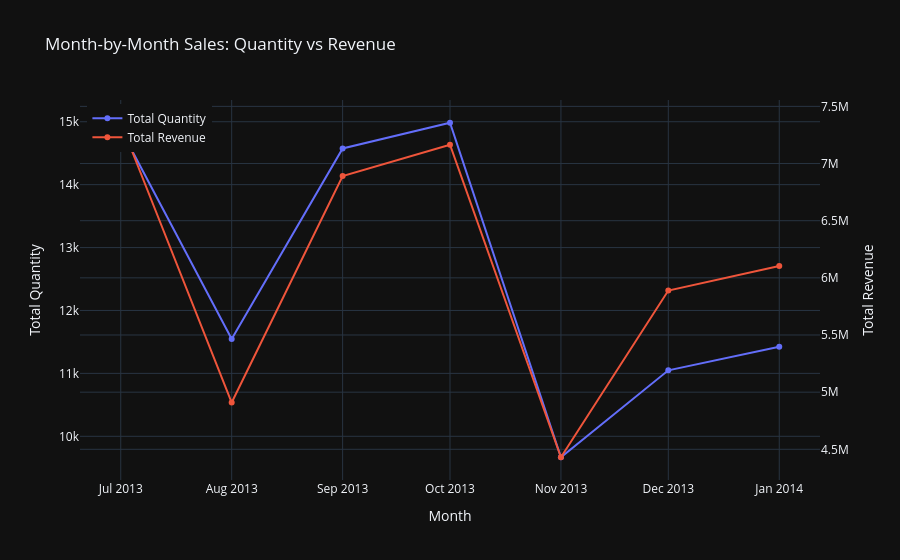

Notebook cell for this chart:
### Code cell
run_agent("give me month by month  sales number vs revenue")

### Figure 1 — Plotly figure (JSON) as saved in the notebook; plotly's stock layout.template omitted (floating-point values rounded to 4 significant figures)
{"data": [{"mode": "lines+markers", "name": "Total Quantity", "x": ["2013-07", "2013-08", "2013-09", "2013-10", "2013-11", "2013-12", "2014-01"], "y": [14880.0, 11550.0, 14580.0, 14980.0, 9667.0, 11050.0, 11420.0], "yaxis": "y", "type": "scatter"}, {"mode": "lines+markers", "name": "Total Revenue", "x": ["2013-07", "2013-08", "2013-09", "2013-10", "2013-11", "2013-12", "2014-01"], "y": [7357000.0, 4909000.0, 6891000.0, 7165000.0, 4431000.0, 5889000.0, 6104000.0], "yaxis": "y2", "type": "scatter"}], "layout": {"yaxis2": {"title": {"text": "Total Revenue"}, "overlaying": "y", "side": "right"}, "legend": {"x": 0.01, "y": 0.99}, "title": {"text": "Month-by-Month Sales: Quantity vs Revenue"}, "xaxis": {"title": {"text": "Month"}}, "yaxis": {"title": {"text": "Total Quantity"}}}}
